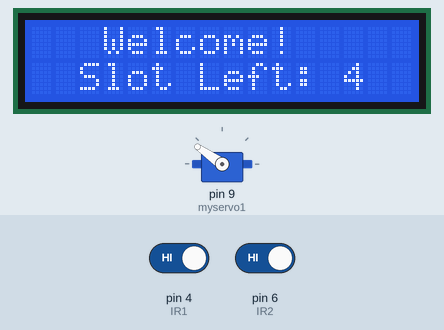
This sketch was run on a simulated Arduino Uno, built with avr-gcc and run on an emulated ATmega328P. Parts: 16×2 character LCD, servo. Inputs (shaded band) come from the test bench; at power-on: pin 4 (IR1) HIGH, pin 6 (IR2) HIGH.

Above: at 4.2 s.
4.3 s: pin 4 (IR1) driven LOW
At 4.9 s:
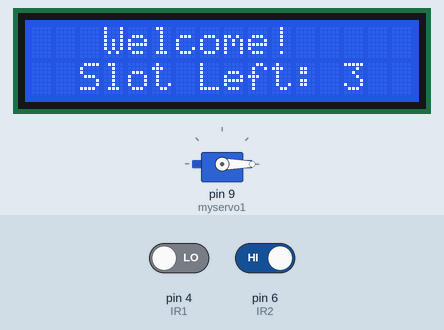
5.8 s: pin 6 (IR2) driven LOW
At 8.6 s:
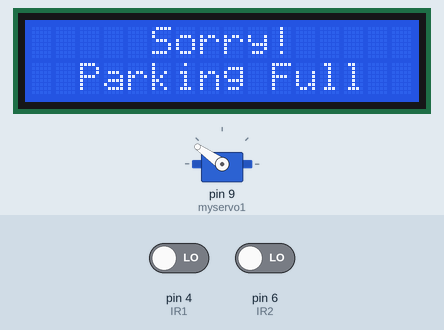
8.8 s: pin 6 (IR2) driven HIGH
At 9.96 s:
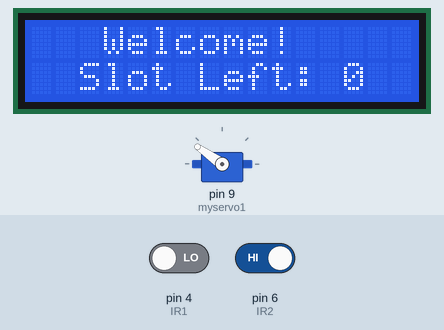
11.4 s: pin 4 (IR1) driven HIGH
Timing chart, 0 to 14.4 s (numbered marks = the images above; inputs shaded):
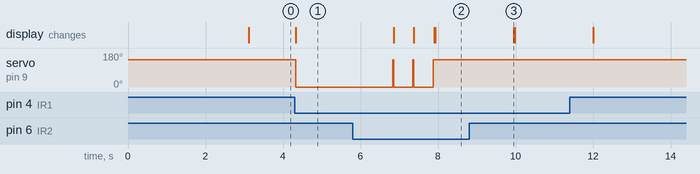

Measured:
- after the input at 4.3 s, servo on pin 9 (myservo1): 145° → 0° at once; the display: changes at once (image 1)
- after the input at 5.8 s, servo on pin 9 (myservo1): 0° → 145° after 2.1 s; the display: first changes after 1.1 s (image 2 shows a later state)
- after the input at 8.8 s, servo on pin 9 (myservo1): stays 145° (without the input it goes to 0° after 1.1 s)

The sketch:

Arduino_Uno__file.ino
```cpp
#include <Wire.h>
#include <LiquidCrystal_I2C.h>
LiquidCrystal_I2C lcd(0x27,16,2);  // Initialize the LCD with its I2C address, and dimensions (16x2)
#include <Servo.h>

Servo myservo1;  // Create a Servo object named 'myservo1'

int IR1 = 4;  // Digital pin for IR sensor 1
int IR2 = 6;  // Digital pin for IR sensor 2

int Slot = 4;  // Number of available parking slots

int flag1 = 0;  // Flag for IR sensor 1
int flag2 = 0;  // Flag for IR sensor 2

void setup() {
  lcd.begin(2,16);  // Initialize the LCD with 2 lines and 16 characters per line
  lcd.backlight();  // Turn on the backlight of the LCD
  pinMode(IR1, INPUT);  // Set IR sensor 1 pin as input
  pinMode(IR2, INPUT);  // Set IR sensor 2 pin as input

  myservo1.attach(9);  // Attach the servo motor to digital pin 9
  myservo1.write(145);  // Set initial position of the servo motor

  lcd.setCursor (0,0);  // Set cursor to the first line, first position
  lcd.print("  Welcome To");  // Print welcome message on LCD
  lcd.setCursor (0,1);  // Set cursor to the second line, first position
  lcd.print(" SMIU Parking ");  // Print parking system name on LCD
  delay (3000);  // Delay for 3 seconds
  lcd.clear();  // Clear the LCD screen
}

void loop(){
  if(digitalRead (IR1) == LOW && flag1==0){
    if(Slot > 0){
      flag1 = 1;  // Set flag for IR sensor 1
      if(flag2 == 0){
        myservo1.write(0);  // Open parking slot using servo
        Slot = Slot - 1;  // Decrease available slots by 1
      }
    } else {
      lcd.setCursor (0,0);  // Set cursor to the first line, first position
      lcd.print("     Sorry");  // Print message indicating parking is full
      lcd.setCursor (0,1);  // Set cursor to the second line, first position
      lcd.print("  Parking Full");  // Print message indicating parking is full
      delay (2000);  // Delay for 2 seconds
      lcd.clear();  // Clear the LCD screen
    }
  }

  if(digitalRead (IR2) == LOW && flag2 == 0){
    flag2 = 1;  // Set flag for IR sensor 2
    if(flag1 == 0){
      myservo1.write(0);  // Open parking slot using servo
      Slot = Slot + 1;  // Increase available slots by 1
    }
  }

  if(flag1 == 1 && flag2 == 1){
    delay (500);  // Delay for 0.5 seconds
    myservo1.write(145);  // Close parking slot using servo
    flag1 = 0;  // Reset flag for IR sensor 1
    flag2 = 0;  // Reset flag for IR sensor 2
  }

  lcd.setCursor (0,0);  // Set cursor to the first line, first position
  lcd.print("   Welcome!");  // Print welcome message on LCD
  lcd.setCursor (0,1);  // Set cursor to the second line, first position
  lcd.print("  Slot Left: ");  // Print message indicating slots left
  lcd.print(Slot);  // Print the number of available slots on LCD
}
```
